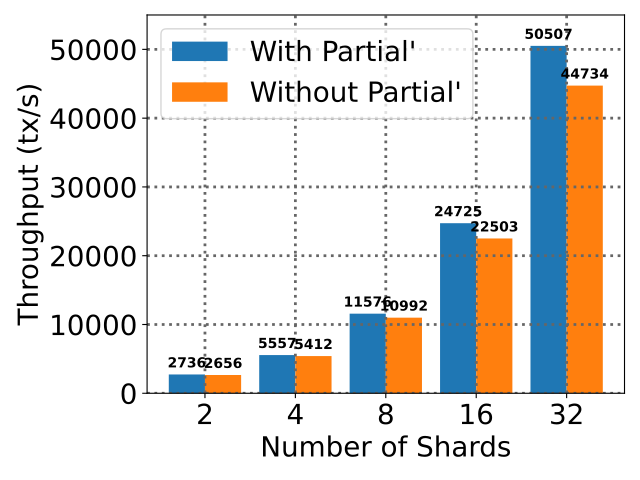

Source code (Python):
import util
import matplotlib
import matplotlib.pyplot as plt
import numpy as np

plt.grid(True, color='#666666', linestyle = ":", linewidth = "2")

shards = [2,4,8,16,32]

tps1 = []
tps2 = []
for member_cnt in [4]:
    for shard_cnt in shards:
        logdir = "meepo128/"+str(shard_cnt)+"x"+str(member_cnt)+"_shop_"
        tps = util.get_tps(logdir)
        tps1.append(tps)
        print(shard_cnt, member_cnt, tps)

        logdir = "meepo128/"+str(shard_cnt)+"x"+str(member_cnt)+"_shop2_"
        tps = util.get_tps(logdir)
        tps2.append(tps)
        print(shard_cnt, member_cnt, tps)


labels = ['2', '4', '8', '16', '32']


def autolabel(rects):
    """Attach a text label above each bar in *rects*, displaying its height."""
    for rect in rects:
        height = rect.get_height()
        plt.annotate('{:.0f}'.format(height),
                    xy=(rect.get_x() + rect.get_width() / 2, height),
                    xytext=(0, 3),  # 3 points vertical offset
                    textcoords="offset points",
                    weight="semibold",
                    ha='center', va='bottom', fontsize=10)

x = np.arange(len(labels))  # the label locations
width = 0.4  # the width of the bars

rects1 = plt.bar(x - 0.5*width, tps1, width, label='With Partial\'')
rects2 = plt.bar(x + 0.5*width, tps2, width, label='Without Partial\'')
autolabel(rects1)
autolabel(rects2)

# Add some text for labels, title and custom x-axis tick labels, etc.
plt.ylabel('Throughput (tx/s)', fontsize=20)
plt.xlabel('Number of Shards', fontsize=20)
plt.xticks(ticks=x, labels=labels, fontsize=20)
plt.yticks(fontsize=20)
plt.legend(ncol=1, fontsize=20)
plt.ylim(0,55000)
plt.tight_layout()

import sys
plt.savefig(sys.argv[0][:-3]+".pdf")
plt.savefig("png/"+sys.argv[0][:-3]+".png")
